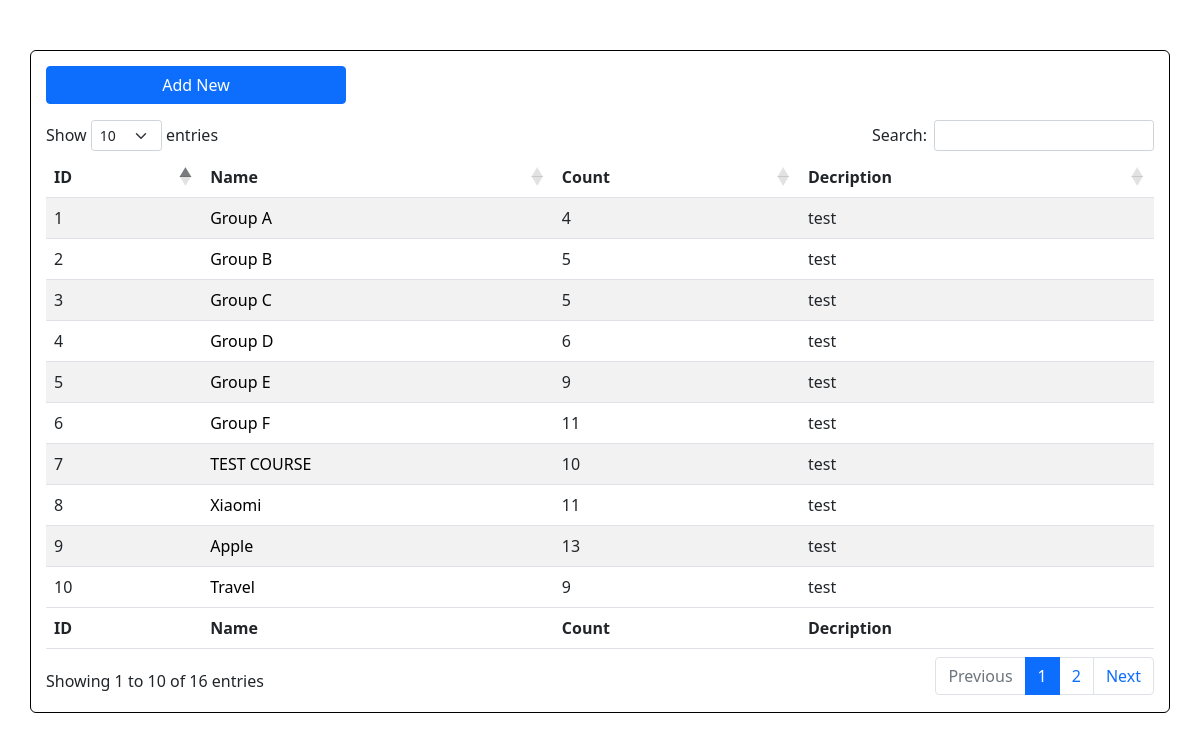
The app's page /, older data.
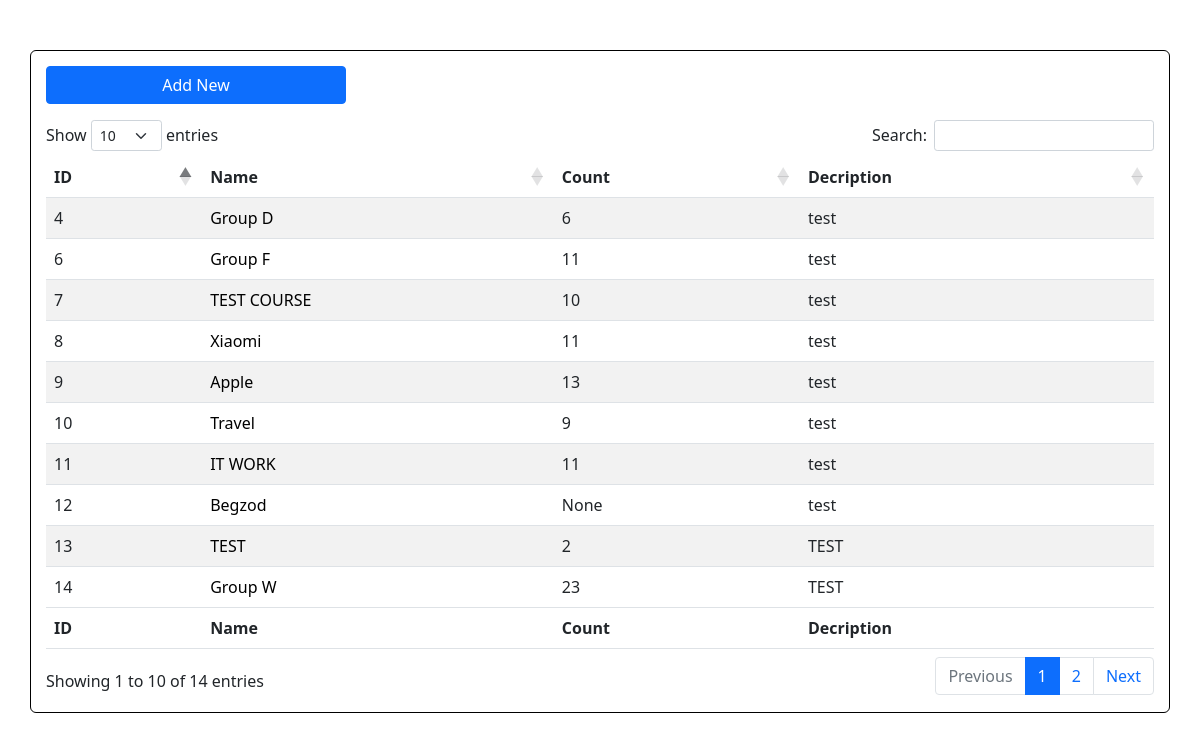
The same page, newer data.
### students/models.py (models this page shows)
class StudentGroup(models.Model):
    name = models.CharField(max_length=155)
    description = models.TextField()
    student_group = models.IntegerField(null=True)

### students/views.py (the view)
# urls.py: path('', list),
def list(request):
    student = StudentGroup.objects.all()
    context = {
        'student':student
    }
    return render(request, 'tables.html', context )

### templates/tables.html (shortened to what this page needs)
<!DOCTYPE html>
<html lang="en">
<head>
    <link rel="stylesheet" href="https://cdnjs.cloudflare.com/ajax/libs/twitter-bootstrap/5.1.3/css/bootstrap.min.css">
    <link rel="stylesheet" href="https://cdn.datatables.net/1.12.1/css/dataTables.bootstrap5.min.css">
</head>
<body>
    <div class="container" style='margin-top: 50px; border: 1px solid #000; border-radius: 6px; padding: 15px;'>
        <p>
            <button type="button" class="btn btn-primary" data-bs-toggle="modal" data-bs-target="#addnewmember" style="width:300px;">
              Add New
            </button>
            </p>
        <table id="example" class="table table-striped" style="width:100%">
            <thead>
                <tr>
                    <th>ID</th>
                    <th>Name</th>
                    <th>Count</th>
                    <th>Decription</th>
                </tr>
            </thead>
            <tbody>
                {% for el in student %}
                <tr>
                    <td class="id" id="{{ el.id }}">{{ el.id }}</td>
                    <td ><a href="{% url 'test' el.id %}" class="link-to__calendar">{{ el.name }}</a></td>
                    <td>{{ el.student_group }}</td>
                    <td>{{ el.description }}</td>
                </tr>
                {% endfor %}
            </tbody>
            <tfoot>
                <tr>
                    <th>ID</th>
                    <th>Name</th>
                    <th>Count</th>
                    <th>Decription</th>
                </tr>
            </tfoot>
        </table>
    </div>
</body>
</html>

### templates/tables.html (style rules this page uses)
.link-to__calendar { text-decoration-line: none; color: #000; }

Row changes from the older to the newer data that the page shows:
removed StudentGroup: id "1", name "Group A", student_group "4", description "test"
removed StudentGroup: id "2", name "Group B", student_group "5", description "test"
removed StudentGroup: id "3", name "Group C", student_group "5", description "test"
removed StudentGroup: id "5", name "Group E", student_group "9", description "test"
now on this page (row unchanged): StudentGroup: id "11", name "IT WORK", student_group "11", description "test"
now on this page (row unchanged): StudentGroup: id "12", name "Begzod", student_group "None", description "test"
now on this page (row unchanged): StudentGroup: id "13", name "TEST", student_group "2", description "TEST"
now on this page (row unchanged): StudentGroup: id "14", name "Group W", student_group "23", description "TEST"
Text that changed along with them:
text written by a page script: "Show entries Search: Showing 1 to 10 of 16 entries Previous 1 2 Next" → "Show entries Search: Showing 1 to 10 of 14 entries Previous 1 2 Next"
